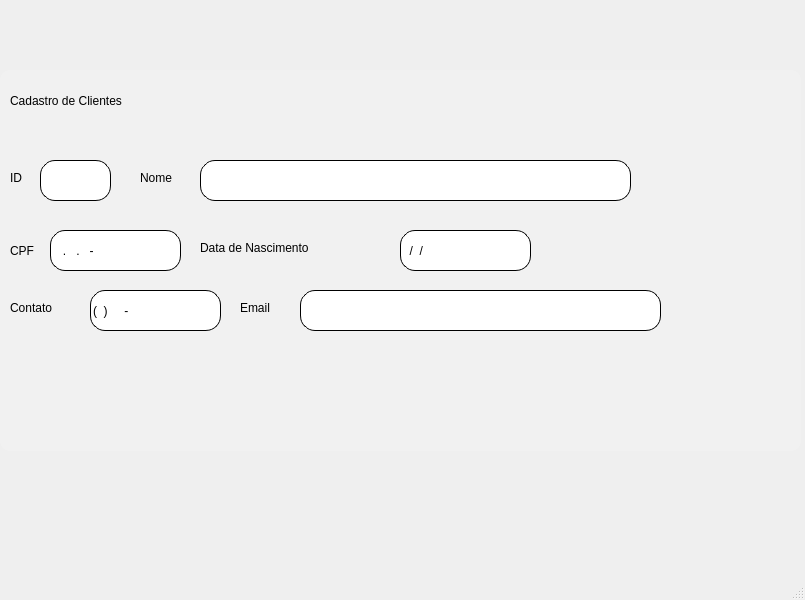
<?xml version="1.0" encoding="UTF-8"?>
<ui version="4.0">
 <class>MainWindow</class>
 <widget class="QMainWindow" name="MainWindow">
  <property name="geometry">
   <rect>
    <x>0</x>
    <y>0</y>
    <width>805</width>
    <height>600</height>
   </rect>
  </property>
  <property name="windowTitle">
   <string>MainWindow</string>
  </property>
  <widget class="QWidget" name="centralwidget">
   <widget class="QWidget" name="fr_clientes" native="true">
    <property name="geometry">
     <rect>
      <x>0</x>
      <y>70</y>
      <width>801</width>
      <height>381</height>
     </rect>
    </property>
    <property name="styleSheet">
     <string notr="true">background-color: rgb(241, 241, 241);
border-radius:10px;</string>
    </property>
    <widget class="QLabel" name="label_15">
     <property name="geometry">
      <rect>
       <x>10</x>
       <y>20</y>
       <width>201</width>
       <height>21</height>
      </rect>
     </property>
     <property name="text">
      <string>Cadastro de Clientes</string>
     </property>
    </widget>
    <widget class="QLabel" name="label_idC">
     <property name="geometry">
      <rect>
       <x>10</x>
       <y>100</y>
       <width>31</width>
       <height>16</height>
      </rect>
     </property>
     <property name="text">
      <string>ID</string>
     </property>
    </widget>
    <widget class="QLineEdit" name="ent_id_clientes">
     <property name="geometry">
      <rect>
       <x>40</x>
       <y>90</y>
       <width>71</width>
       <height>41</height>
      </rect>
     </property>
     <property name="styleSheet">
      <string notr="true">QLineEdit {
border-style: outset;
border-width: 1px;
border-radius: 15px;
border-color: black;
font: 87 12pt &quot;Segoe UI Black&quot;;
color: rgb(0, 0, 0);
background-color: rgb(255, 255, 255);
}</string>
     </property>
    </widget>
    <widget class="QLabel" name="label_nomeC">
     <property name="geometry">
      <rect>
       <x>140</x>
       <y>100</y>
       <width>61</width>
       <height>16</height>
      </rect>
     </property>
     <property name="text">
      <string>Nome</string>
     </property>
    </widget>
    <widget class="QLineEdit" name="ent_nome_clientes">
     <property name="geometry">
      <rect>
       <x>200</x>
       <y>90</y>
       <width>431</width>
       <height>41</height>
      </rect>
     </property>
     <property name="styleSheet">
      <string notr="true">QLineEdit {
border-style: outset;
border-width: 1px;
border-radius: 15px;
border-color: black;
font: 87 12pt &quot;Segoe UI Black&quot;;
color: rgb(0, 0, 0);
background-color: rgb(255, 255, 255);
}</string>
     </property>
    </widget>
    <widget class="QLabel" name="label_cpfC">
     <property name="geometry">
      <rect>
       <x>10</x>
       <y>170</y>
       <width>41</width>
       <height>21</height>
      </rect>
     </property>
     <property name="text">
      <string>CPF</string>
     </property>
    </widget>
    <widget class="QLineEdit" name="ent_cpf_clientes">
     <property name="geometry">
      <rect>
       <x>50</x>
       <y>160</y>
       <width>131</width>
       <height>41</height>
      </rect>
     </property>
     <property name="styleSheet">
      <string notr="true">QLineEdit {
border-style: outset;
border-width: 1px;
border-radius: 15px;
border-color: black;
font: 87 12pt &quot;Segoe UI Black&quot;;
color: rgb(0, 0, 0);
background-color: rgb(255, 255, 255);
}</string>
     </property>
     <property name="inputMask">
      <string>999.999.999-99</string>
     </property>
    </widget>
    <widget class="QLabel" name="label_dt_nascimentoC">
     <property name="geometry">
      <rect>
       <x>200</x>
       <y>170</y>
       <width>181</width>
       <height>16</height>
      </rect>
     </property>
     <property name="text">
      <string>Data de Nascimento</string>
     </property>
    </widget>
    <widget class="QLineEdit" name="ent_dt_nascimento">
     <property name="geometry">
      <rect>
       <x>400</x>
       <y>160</y>
       <width>131</width>
       <height>41</height>
      </rect>
     </property>
     <property name="styleSheet">
      <string notr="true">QLineEdit {
border-style: outset;
border-width: 1px;
border-radius: 15px;
border-color: black;
font: 87 12pt &quot;Segoe UI Black&quot;;
color: rgb(0, 0, 0);
background-color: rgb(255, 255, 255);
}</string>
     </property>
     <property name="inputMask">
      <string>99/99/9999</string>
     </property>
    </widget>
    <widget class="QLabel" name="label_contatoC">
     <property name="geometry">
      <rect>
       <x>10</x>
       <y>230</y>
       <width>81</width>
       <height>16</height>
      </rect>
     </property>
     <property name="text">
      <string>Contato</string>
     </property>
    </widget>
    <widget class="QLineEdit" name="ent_contato_clientes">
     <property name="geometry">
      <rect>
       <x>90</x>
       <y>220</y>
       <width>131</width>
       <height>41</height>
      </rect>
     </property>
     <property name="styleSheet">
      <string notr="true">QLineEdit {
border-style: outset;
border-width: 1px;
border-radius: 15px;
border-color: black;
font: 87 12pt &quot;Segoe UI Black&quot;;
color: rgb(0, 0, 0);
background-color: rgb(255, 255, 255);
}</string>
     </property>
     <property name="inputMask">
      <string>(99)99999-9999</string>
     </property>
    </widget>
    <widget class="QLabel" name="label_emailC">
     <property name="geometry">
      <rect>
       <x>240</x>
       <y>230</y>
       <width>51</width>
       <height>16</height>
      </rect>
     </property>
     <property name="text">
      <string>Email</string>
     </property>
    </widget>
    <widget class="QLineEdit" name="ent_email_clientes">
     <property name="geometry">
      <rect>
       <x>300</x>
       <y>220</y>
       <width>361</width>
       <height>41</height>
      </rect>
     </property>
     <property name="styleSheet">
      <string notr="true">QLineEdit {
border-style: outset;
border-width: 1px;
border-radius: 15px;
border-color: black;
font: 87 12pt &quot;Segoe UI Black&quot;;
color: rgb(0, 0, 0);
background-color: rgb(255, 255, 255);
}</string>
     </property>
    </widget>
   </widget>
  </widget>
  <widget class="QMenuBar" name="menubar">
   <property name="geometry">
    <rect>
     <x>0</x>
     <y>0</y>
     <width>805</width>
     <height>21</height>
    </rect>
   </property>
  </widget>
  <widget class="QStatusBar" name="statusbar"/>
 </widget>
 <resources/>
 <connections/>
</ui>
